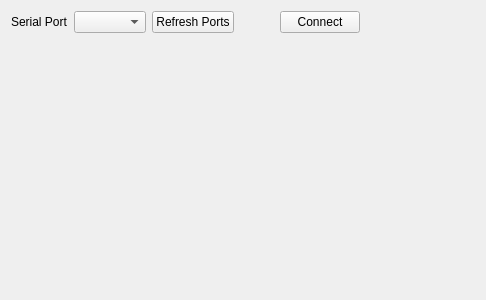
<?xml version="1.0" encoding="UTF-8"?>
<ui version="4.0">
 <class>REDTabConsole</class>
 <widget class="QWidget" name="REDTabConsole">
  <property name="geometry">
   <rect>
    <x>0</x>
    <y>0</y>
    <width>486</width>
    <height>300</height>
   </rect>
  </property>
  <property name="windowTitle">
   <string>REDTabConsole</string>
  </property>
  <layout class="QHBoxLayout" name="horizontalLayout">
   <item>
    <layout class="QVBoxLayout" name="console_layout">
     <item>
      <layout class="QHBoxLayout" name="horizontalLayout_2">
       <item>
        <widget class="QLabel" name="label">
         <property name="text">
          <string>Serial Port</string>
         </property>
        </widget>
       </item>
       <item>
        <widget class="QComboBox" name="combo_serial_port"/>
       </item>
       <item>
        <widget class="QPushButton" name="refresh_button">
         <property name="text">
          <string>Refresh Ports</string>
         </property>
        </widget>
       </item>
       <item>
        <spacer name="horizontalSpacer">
         <property name="orientation">
          <enum>Qt::Horizontal</enum>
         </property>
         <property name="sizeHint" stdset="0">
          <size>
           <width>40</width>
           <height>20</height>
          </size>
         </property>
        </spacer>
       </item>
       <item>
        <widget class="QPushButton" name="connect_button">
         <property name="text">
          <string>Connect</string>
         </property>
        </widget>
       </item>
      </layout>
     </item>
     <item>
      <spacer name="verticalSpacer">
       <property name="orientation">
        <enum>Qt::Vertical</enum>
       </property>
       <property name="sizeHint" stdset="0">
        <size>
         <width>20</width>
         <height>40</height>
        </size>
       </property>
      </spacer>
     </item>
    </layout>
   </item>
   <item>
    <spacer name="horizontalSpacer_2">
     <property name="orientation">
      <enum>Qt::Horizontal</enum>
     </property>
     <property name="sizeHint" stdset="0">
      <size>
       <width>40</width>
       <height>20</height>
      </size>
     </property>
    </spacer>
   </item>
  </layout>
 </widget>
 <resources/>
 <connections/>
</ui>
